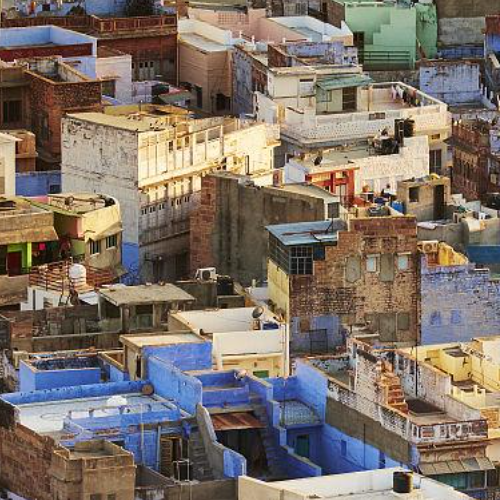
#> input picture envs/DMCVGB/dm_control/dm_control/suite/mujoco_menagerie/unitree_a1/assets/city1.png, 500 x 500 px, found by its file name
$ python crop.py
#> lines starting #> are read from the running program, lines starting #| are printed output that depends on the picture
from PIL import Image
img = Image.open('city1.png')
#> img is the input picture: PIL image 500x500 RGB; mean R, G, B 126.6, 114.1, 104
region = img.crop((0,0,50,50))
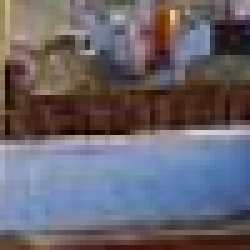
#> region: PIL image 50x50 RGB (shown 5 times larger); mean R, G, B 104.5, 99.7, 108.2
region.save('city1_50.png')
# pix = img.getpixel((1, 1))
# print(pix)

$ run again, with envs/DMCVGB/dm_control/dm_control/suite/mujoco_menagerie/unitree_a1/assets/city2.png copied over envs/DMCVGB/dm_control/dm_control/suite/mujoco_menagerie/unitree_a1/assets/city1.png
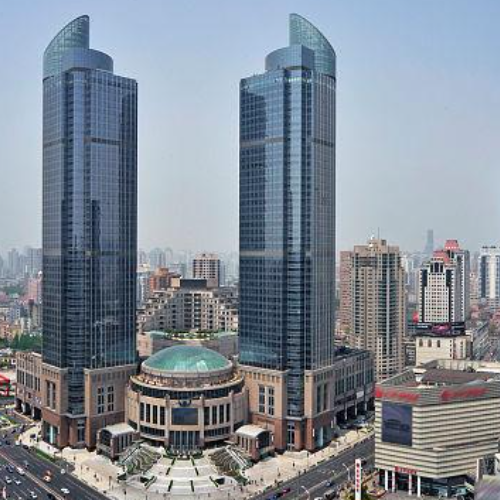
#> input picture envs/DMCVGB/dm_control/dm_control/suite/mujoco_menagerie/unitree_a1/assets/city2.png, 500 x 500 px, found by its file name
#> img is the input picture: PIL image 500x500 RGB; mean R, G, B 131.2, 139.7, 150.1
#> `region = img.crop((0,0,50,50))`:
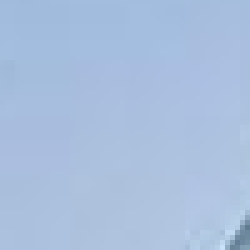
#> region: PIL image 50x50 RGB (shown 5 times larger); mean R, G, B 169.4, 191.4, 222

$ run again, with envs/DMCVGB/dm_control/dm_control/suite/mujoco_menagerie/unitree_a1/assets/city3.png copied over envs/DMCVGB/dm_control/dm_control/suite/mujoco_menagerie/unitree_a1/assets/city1.png
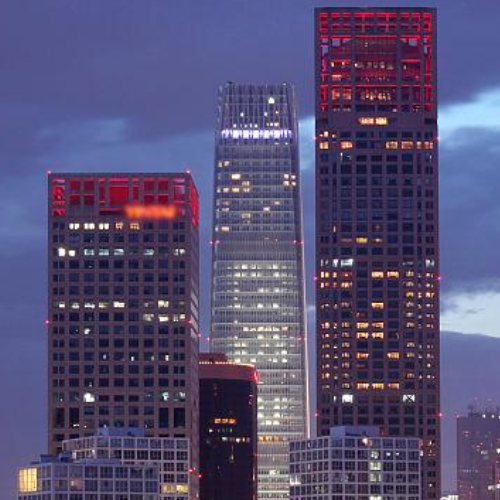
#> input picture envs/DMCVGB/dm_control/dm_control/suite/mujoco_menagerie/unitree_a1/assets/city3.png, 500 x 500 px, found by its file name
#> img is the input picture: PIL image 500x500 RGB; mean R, G, B 86.5, 79.1, 115.6
#> `region = img.crop((0,0,50,50))`:
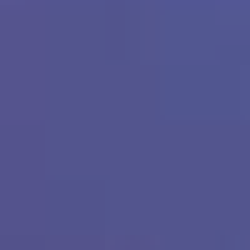
#> region: PIL image 50x50 RGB (shown 5 times larger); mean R, G, B 83, 84.9, 142.4

$ run again, with envs/DMCVGB/dm_control/dm_control/suite/mujoco_menagerie/unitree_a1/assets/city4.png copied over envs/DMCVGB/dm_control/dm_control/suite/mujoco_menagerie/unitree_a1/assets/city1.png
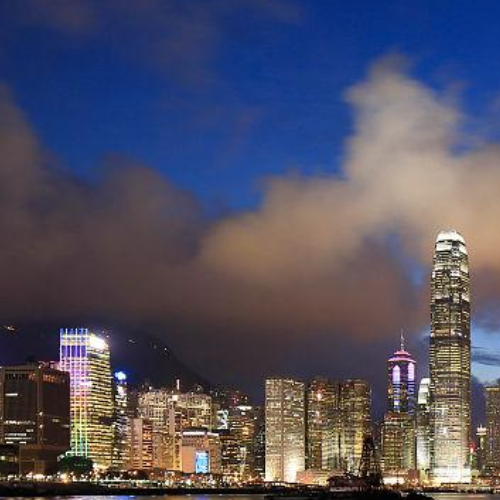
#> input picture envs/DMCVGB/dm_control/dm_control/suite/mujoco_menagerie/unitree_a1/assets/city4.png, 500 x 500 px, found by its file name
#> img is the input picture: PIL image 500x500 RGB; mean R, G, B 82.4, 80.7, 98.3
#> `region = img.crop((0,0,50,50))`:
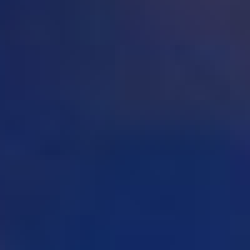
#> region: PIL image 50x50 RGB (shown 5 times larger); mean R, G, B 27.9, 43.3, 92.6
